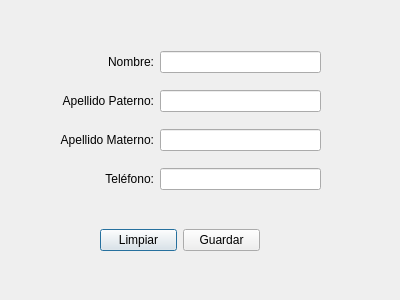
<?xml version="1.0" encoding="UTF-8"?>
<ui version="4.0">
 <class>CreateUser</class>
 <widget class="QDialog" name="CreateUser">
  <property name="geometry">
   <rect>
    <x>0</x>
    <y>0</y>
    <width>400</width>
    <height>300</height>
   </rect>
  </property>
  <property name="windowTitle">
   <string>Alta de titular</string>
  </property>
  <widget class="QWidget" name="horizontalLayoutWidget">
   <property name="geometry">
    <rect>
     <x>100</x>
     <y>220</y>
     <width>160</width>
     <height>41</height>
    </rect>
   </property>
   <layout class="QHBoxLayout" name="horizontalLayout">
    <item>
     <widget class="QPushButton" name="pushButton_2">
      <property name="text">
       <string>Limpiar</string>
      </property>
     </widget>
    </item>
    <item>
     <widget class="QPushButton" name="pushButton">
      <property name="text">
       <string>Guardar</string>
      </property>
     </widget>
    </item>
   </layout>
  </widget>
  <widget class="QWidget" name="gridLayoutWidget">
   <property name="geometry">
    <rect>
     <x>60</x>
     <y>40</y>
     <width>261</width>
     <height>164</height>
    </rect>
   </property>
   <layout class="QGridLayout" name="gridLayout">
    <item row="2" column="1">
     <widget class="QLineEdit" name="lineEdit_3"/>
    </item>
    <item row="0" column="0">
     <widget class="QLabel" name="label">
      <property name="text">
       <string>Nombre:</string>
      </property>
      <property name="alignment">
       <set>Qt::AlignRight|Qt::AlignTrailing|Qt::AlignVCenter</set>
      </property>
     </widget>
    </item>
    <item row="1" column="1">
     <widget class="QLineEdit" name="lineEdit_2"/>
    </item>
    <item row="1" column="0">
     <widget class="QLabel" name="label_2">
      <property name="text">
       <string>Apellido Paterno:</string>
      </property>
      <property name="alignment">
       <set>Qt::AlignRight|Qt::AlignTrailing|Qt::AlignVCenter</set>
      </property>
     </widget>
    </item>
    <item row="3" column="1">
     <widget class="QLineEdit" name="lineEdit_5"/>
    </item>
    <item row="0" column="1">
     <widget class="QLineEdit" name="lineEdit"/>
    </item>
    <item row="2" column="0">
     <widget class="QLabel" name="label_4">
      <property name="text">
       <string>Apellido Materno:</string>
      </property>
      <property name="alignment">
       <set>Qt::AlignRight|Qt::AlignTrailing|Qt::AlignVCenter</set>
      </property>
     </widget>
    </item>
    <item row="3" column="0">
     <widget class="QLabel" name="label_6">
      <property name="text">
       <string>Teléfono:</string>
      </property>
      <property name="alignment">
       <set>Qt::AlignRight|Qt::AlignTrailing|Qt::AlignVCenter</set>
      </property>
     </widget>
    </item>
   </layout>
  </widget>
 </widget>
 <resources/>
 <connections/>
</ui>
